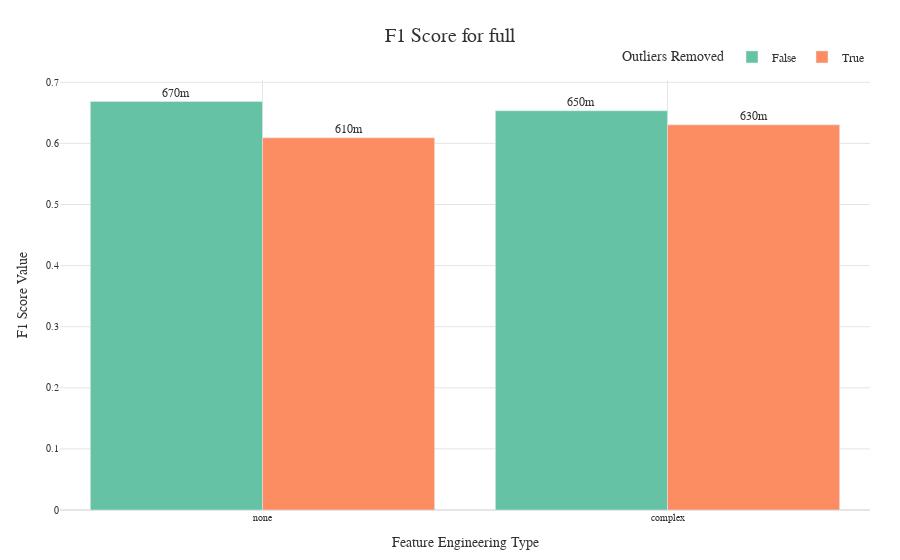
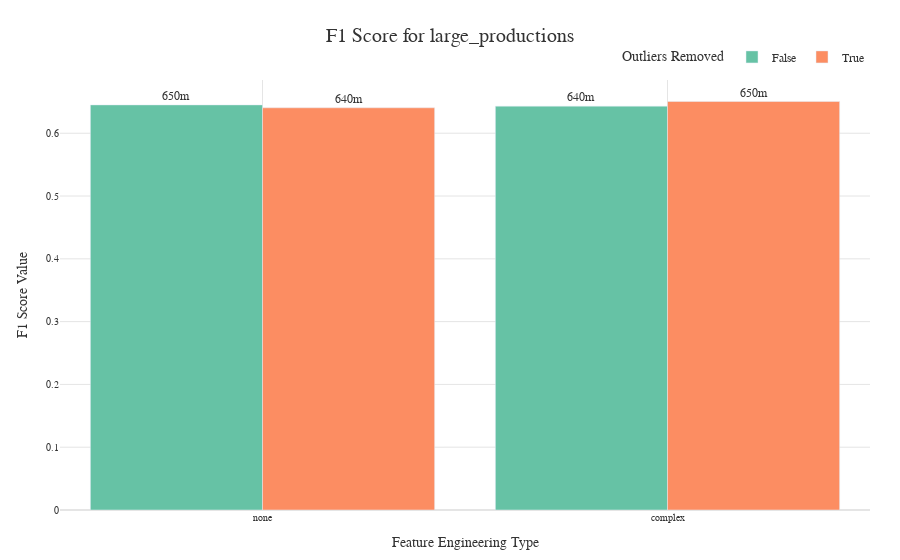
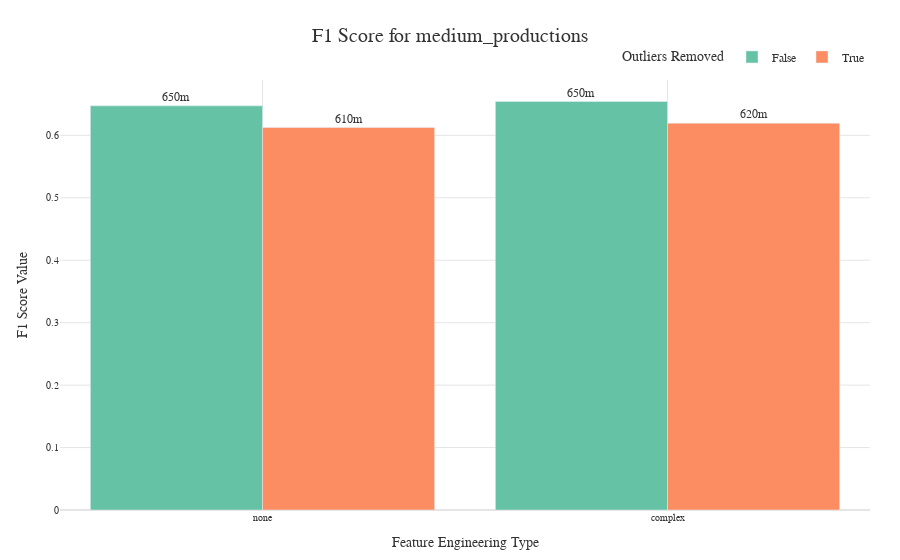
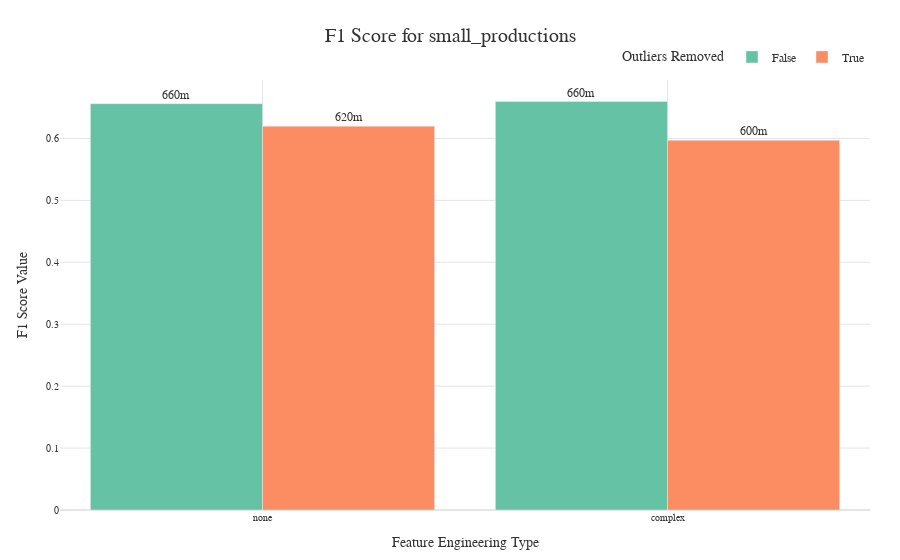

These figures' notebook cell, in order:
### Code cell
plot_one_metric_of_different_datasets_per_feature_engineering_outliers_with_plotly(experiment_df, problem_type='binary_classification', metric='F1 Score', metric_agg='max')

### Figure 1 — Plotly figure (JSON) as saved in the notebook; plotly's stock layout.template omitted (floating-point values rounded to 4 significant figures)
{"data": [{"alignmentgroup": "True", "hovertemplate": "Outliers Removed=False<br>Feature Engineering Type=%{x}<br>F1 Score Value=%{text}<extra></extra>", "legendgroup": "False", "marker": {"color": "#66C2A5", "pattern": {"shape": ""}}, "name": "False", "offsetgroup": "False", "orientation": "v", "showlegend": true, "text": [0.6535, 0.6686], "textposition": "outside", "texttemplate": "%{text:.2s}", "type": "bar", "x": ["complex", "none"], "xaxis": "x", "y": [0.6535, 0.6686], "yaxis": "y"}, {"alignmentgroup": "True", "hovertemplate": "Outliers Removed=True<br>Feature Engineering Type=%{x}<br>F1 Score Value=%{text}<extra></extra>", "legendgroup": "True", "marker": {"color": "#FC8D62", "pattern": {"shape": ""}}, "name": "True", "offsetgroup": "True", "orientation": "v", "showlegend": true, "text": [0.6304, 0.6091], "textposition": "outside", "texttemplate": "%{text:.2s}", "type": "bar", "x": ["complex", "none"], "xaxis": "x", "y": [0.6304, 0.6091], "yaxis": "y"}], "layout": {"bargap": 0.15, "barmode": "group", "font": {"color": "#333333", "family": "Arial", "size": 12}, "legend": {"orientation": "h", "title": {"text": "Outliers Removed"}, "tracegroupgap": 0, "x": 1, "xanchor": "right", "y": 1.02, "yanchor": "bottom"}, "margin": {"b": 50, "l": 60, "r": 30, "t": 80}, "plot_bgcolor": "white", "showlegend": true, "title": {"font": {"color": "#333333", "size": 20}, "text": "F1 Score for full", "x": 0.5, "xanchor": "center", "y": 0.95, "yanchor": "top"}, "xaxis": {"anchor": "y", "categoryarray": ["none", "complex"], "categoryorder": "array", "domain": [0, 1], "gridcolor": "#E5E5E5", "showgrid": true, "tickangle": 0, "tickfont": {"size": 10}, "title": {"text": "Feature Engineering Type"}}, "yaxis": {"anchor": "x", "domain": [0, 1], "gridcolor": "#E5E5E5", "showgrid": true, "tickfont": {"size": 10}, "title": {"text": "F1 Score Value"}, "type": "linear", "zeroline": true, "zerolinecolor": "#E5E5E5"}}}

### Figure 2 — Plotly figure (JSON) as saved in the notebook; plotly's stock layout.template omitted (floating-point values rounded to 4 significant figures)
{"data": [{"alignmentgroup": "True", "hovertemplate": "Outliers Removed=False<br>Feature Engineering Type=%{x}<br>F1 Score Value=%{text}<extra></extra>", "legendgroup": "False", "marker": {"color": "#66C2A5", "pattern": {"shape": ""}}, "name": "False", "offsetgroup": "False", "orientation": "v", "showlegend": true, "text": [0.6432, 0.6452], "textposition": "outside", "texttemplate": "%{text:.2s}", "type": "bar", "x": ["complex", "none"], "xaxis": "x", "y": [0.6432, 0.6452], "yaxis": "y"}, {"alignmentgroup": "True", "hovertemplate": "Outliers Removed=True<br>Feature Engineering Type=%{x}<br>F1 Score Value=%{text}<extra></extra>", "legendgroup": "True", "marker": {"color": "#FC8D62", "pattern": {"shape": ""}}, "name": "True", "offsetgroup": "True", "orientation": "v", "showlegend": true, "text": [0.6505, 0.6405], "textposition": "outside", "texttemplate": "%{text:.2s}", "type": "bar", "x": ["complex", "none"], "xaxis": "x", "y": [0.6505, 0.6405], "yaxis": "y"}], "layout": {"bargap": 0.15, "barmode": "group", "font": {"color": "#333333", "family": "Arial", "size": 12}, "legend": {"orientation": "h", "title": {"text": "Outliers Removed"}, "tracegroupgap": 0, "x": 1, "xanchor": "right", "y": 1.02, "yanchor": "bottom"}, "margin": {"b": 50, "l": 60, "r": 30, "t": 80}, "plot_bgcolor": "white", "showlegend": true, "title": {"font": {"color": "#333333", "size": 20}, "text": "F1 Score for large_productions", "x": 0.5, "xanchor": "center", "y": 0.95, "yanchor": "top"}, "xaxis": {"anchor": "y", "categoryarray": ["none", "complex"], "categoryorder": "array", "domain": [0, 1], "gridcolor": "#E5E5E5", "showgrid": true, "tickangle": 0, "tickfont": {"size": 10}, "title": {"text": "Feature Engineering Type"}}, "yaxis": {"anchor": "x", "domain": [0, 1], "gridcolor": "#E5E5E5", "showgrid": true, "tickfont": {"size": 10}, "title": {"text": "F1 Score Value"}, "type": "linear", "zeroline": true, "zerolinecolor": "#E5E5E5"}}}

### Figure 3 — Plotly figure (JSON) as saved in the notebook; plotly's stock layout.template omitted (floating-point values rounded to 4 significant figures)
{"data": [{"alignmentgroup": "True", "hovertemplate": "Outliers Removed=False<br>Feature Engineering Type=%{x}<br>F1 Score Value=%{text}<extra></extra>", "legendgroup": "False", "marker": {"color": "#66C2A5", "pattern": {"shape": ""}}, "name": "False", "offsetgroup": "False", "orientation": "v", "showlegend": true, "text": [0.6542, 0.6472], "textposition": "outside", "texttemplate": "%{text:.2s}", "type": "bar", "x": ["complex", "none"], "xaxis": "x", "y": [0.6542, 0.6472], "yaxis": "y"}, {"alignmentgroup": "True", "hovertemplate": "Outliers Removed=True<br>Feature Engineering Type=%{x}<br>F1 Score Value=%{text}<extra></extra>", "legendgroup": "True", "marker": {"color": "#FC8D62", "pattern": {"shape": ""}}, "name": "True", "offsetgroup": "True", "orientation": "v", "showlegend": true, "text": [0.6195, 0.6125], "textposition": "outside", "texttemplate": "%{text:.2s}", "type": "bar", "x": ["complex", "none"], "xaxis": "x", "y": [0.6195, 0.6125], "yaxis": "y"}], "layout": {"bargap": 0.15, "barmode": "group", "font": {"color": "#333333", "family": "Arial", "size": 12}, "legend": {"orientation": "h", "title": {"text": "Outliers Removed"}, "tracegroupgap": 0, "x": 1, "xanchor": "right", "y": 1.02, "yanchor": "bottom"}, "margin": {"b": 50, "l": 60, "r": 30, "t": 80}, "plot_bgcolor": "white", "showlegend": true, "title": {"font": {"color": "#333333", "size": 20}, "text": "F1 Score for medium_productions", "x": 0.5, "xanchor": "center", "y": 0.95, "yanchor": "top"}, "xaxis": {"anchor": "y", "categoryarray": ["none", "complex"], "categoryorder": "array", "domain": [0, 1], "gridcolor": "#E5E5E5", "showgrid": true, "tickangle": 0, "tickfont": {"size": 10}, "title": {"text": "Feature Engineering Type"}}, "yaxis": {"anchor": "x", "domain": [0, 1], "gridcolor": "#E5E5E5", "showgrid": true, "tickfont": {"size": 10}, "title": {"text": "F1 Score Value"}, "type": "linear", "zeroline": true, "zerolinecolor": "#E5E5E5"}}}

### Figure 4 — Plotly figure (JSON) as saved in the notebook; plotly's stock layout.template omitted (floating-point values rounded to 4 significant figures)
{"data": [{"alignmentgroup": "True", "hovertemplate": "Outliers Removed=False<br>Feature Engineering Type=%{x}<br>F1 Score Value=%{text}<extra></extra>", "legendgroup": "False", "marker": {"color": "#66C2A5", "pattern": {"shape": ""}}, "name": "False", "offsetgroup": "False", "orientation": "v", "showlegend": true, "text": [0.6596, 0.6561], "textposition": "outside", "texttemplate": "%{text:.2s}", "type": "bar", "x": ["complex", "none"], "xaxis": "x", "y": [0.6596, 0.6561], "yaxis": "y"}, {"alignmentgroup": "True", "hovertemplate": "Outliers Removed=True<br>Feature Engineering Type=%{x}<br>F1 Score Value=%{text}<extra></extra>", "legendgroup": "True", "marker": {"color": "#FC8D62", "pattern": {"shape": ""}}, "name": "True", "offsetgroup": "True", "orientation": "v", "showlegend": true, "text": [0.5969, 0.6198], "textposition": "outside", "texttemplate": "%{text:.2s}", "type": "bar", "x": ["complex", "none"], "xaxis": "x", "y": [0.5969, 0.6198], "yaxis": "y"}], "layout": {"bargap": 0.15, "barmode": "group", "font": {"color": "#333333", "family": "Arial", "size": 12}, "legend": {"orientation": "h", "title": {"text": "Outliers Removed"}, "tracegroupgap": 0, "x": 1, "xanchor": "right", "y": 1.02, "yanchor": "bottom"}, "margin": {"b": 50, "l": 60, "r": 30, "t": 80}, "plot_bgcolor": "white", "showlegend": true, "title": {"font": {"color": "#333333", "size": 20}, "text": "F1 Score for small_productions", "x": 0.5, "xanchor": "center", "y": 0.95, "yanchor": "top"}, "xaxis": {"anchor": "y", "categoryarray": ["none", "complex"], "categoryorder": "array", "domain": [0, 1], "gridcolor": "#E5E5E5", "showgrid": true, "tickangle": 0, "tickfont": {"size": 10}, "title": {"text": "Feature Engineering Type"}}, "yaxis": {"anchor": "x", "domain": [0, 1], "gridcolor": "#E5E5E5", "showgrid": true, "tickfont": {"size": 10}, "title": {"text": "F1 Score Value"}, "type": "linear", "zeroline": true, "zerolinecolor": "#E5E5E5"}}}
